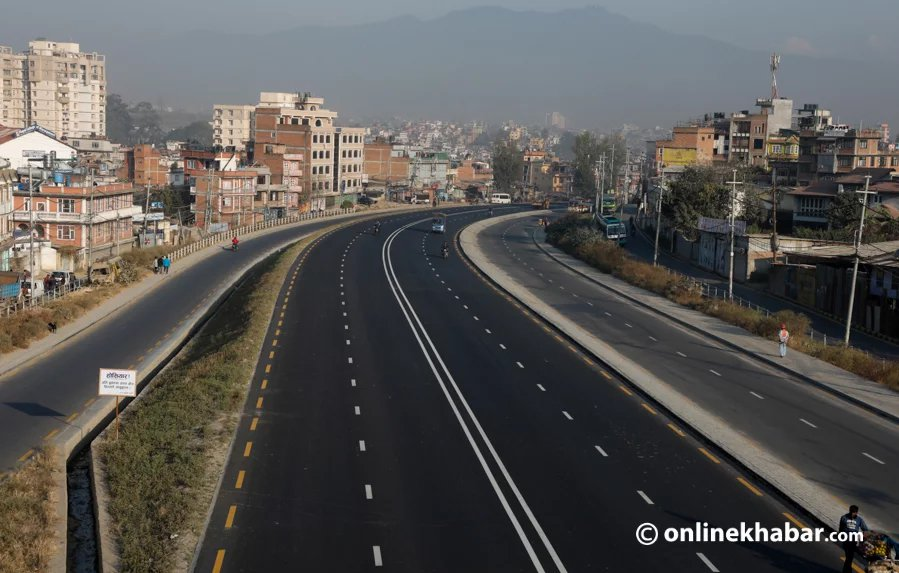
#> input picture cv/aaa.jpg, 899 x 573 px, given in place of road.mp4, which was not available
$ python day2.py
#> lines starting #> are read from the running program, lines starting #| are printed output that depends on the picture; pictures that were not available may be replaced by others from this repository, and a replacement may not be noted
# -*- coding: utf-8 -*-
"""
Created on Thu Jul 30 16:40:42 2020

@author: Admin
"""

import cv2
import imutils

vid = cv2.VideoCapture('road.mp4')
#vid = cv2.VideoCapture("road.mp4") #store in variable

while True:
    ret, frame = vid.read()
#> frame is the input picture: shape (573, 899, 3); mean B, G, R 83.8, 86.3, 88.4
    frame = cv2.resize(frame, (900,900))
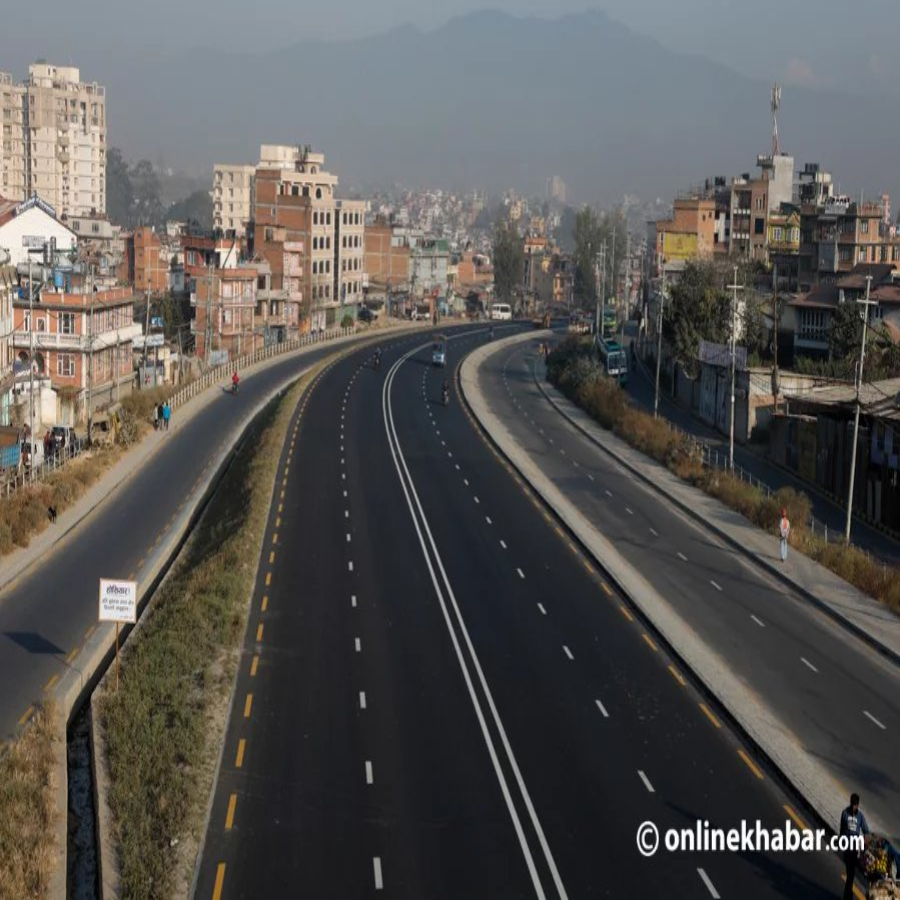
#> frame: shape (900, 900, 3); mean B, G, R 83.7, 86.2, 88.3
    #print(ret)
    gray = cv2.cvtColor(frame, cv2.COLOR_BGR2GRAY)
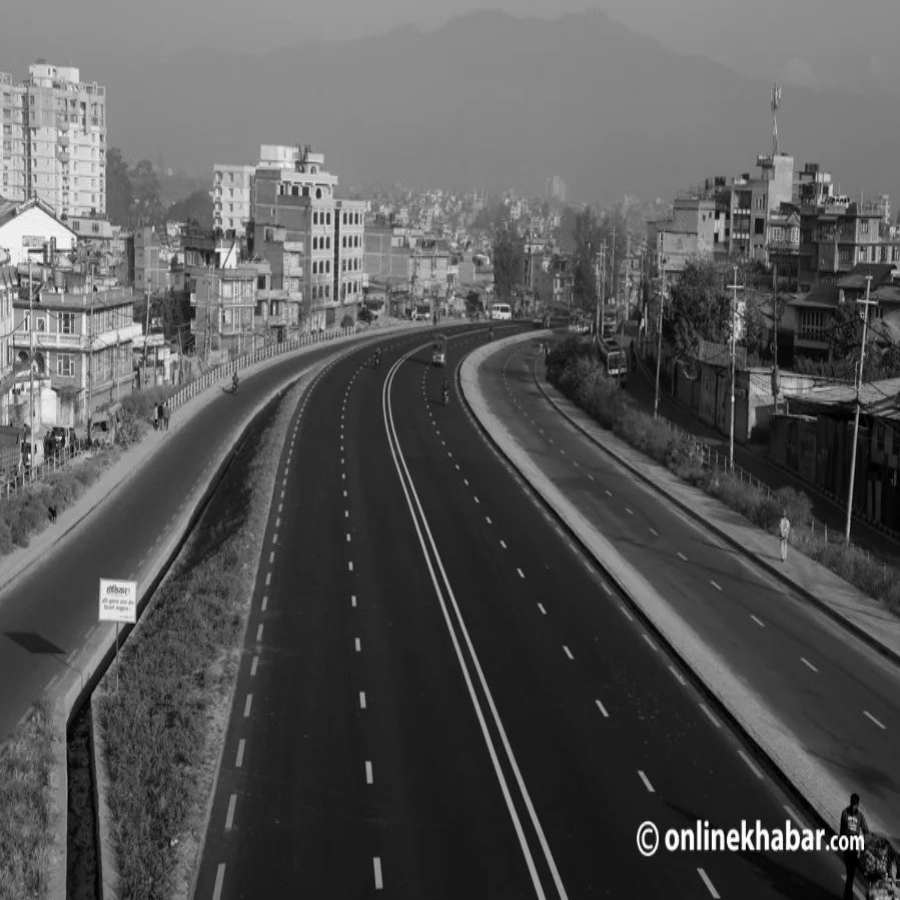
#> gray: shape (900, 900); min 0, max 255, mean 86.5
    blurred = cv2.GaussianBlur(gray, (5,5),0)
    edged = cv2.Canny(blurred, 20,70)
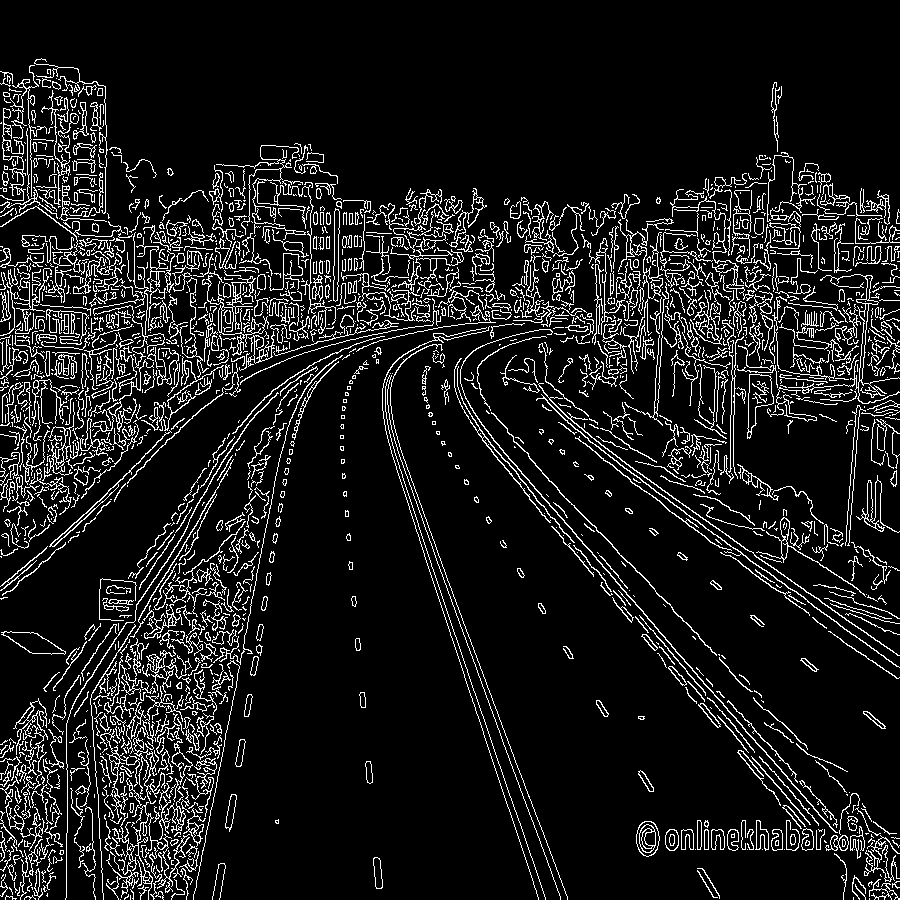
#> edged: shape (900, 900); 10.2% white in thin lines or dots
    cv2.imshow("edged detection", edged)
    #cv2.imshow('gray video', gray)
    cv2.imshow('color video', frame)

    if cv2.waitKey(1) & 0xFF == ord("q"):
#> (key q is pressed here)
        break

$ run again, on cv/bbbb.jpg
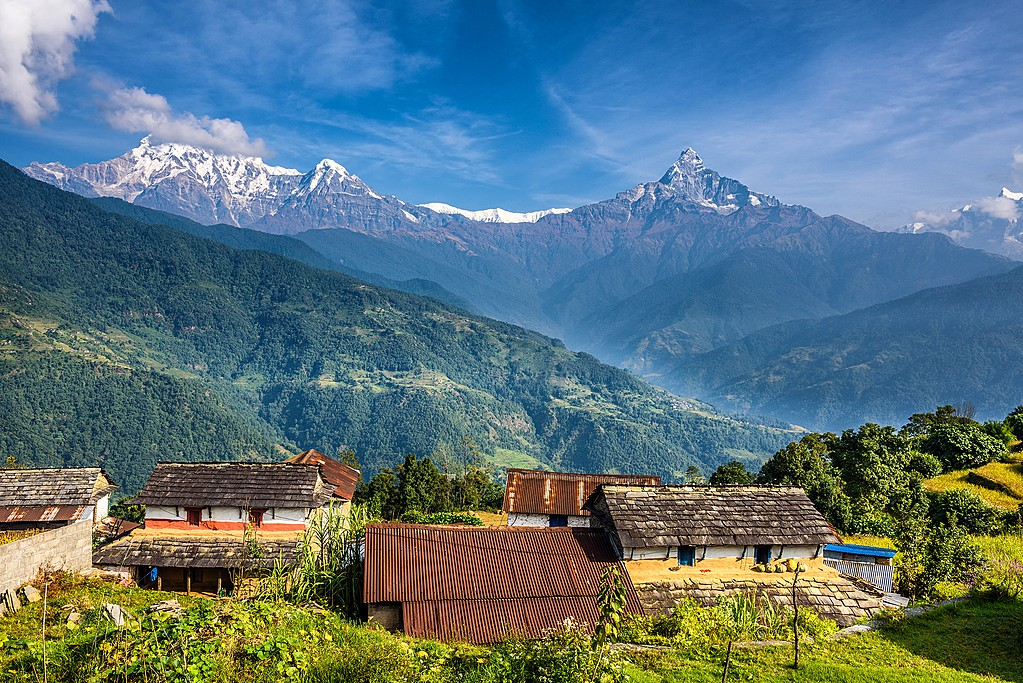
#> input picture cv/bbbb.jpg, 1023 x 683 px, given in place of road.mp4, which was not available
#> frame is the input picture: shape (683, 1023, 3); mean B, G, R 126.3, 116.8, 90.1
#> frame: shape (900, 900, 3)
#> `gray = cv2.cvtColor(frame, cv2.COLOR_BGR2GRAY)`:
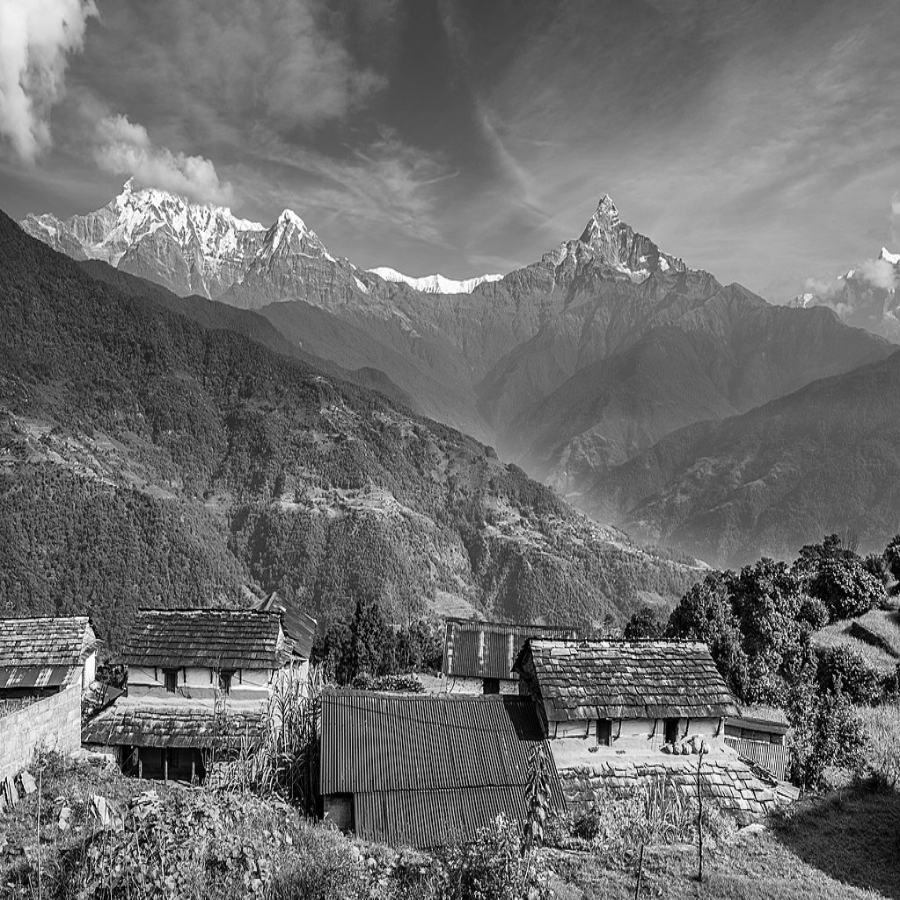
#> gray: shape (900, 900); min 0, max 255, mean 109.8
#> `edged = cv2.Canny(blurred, 20,70)`:
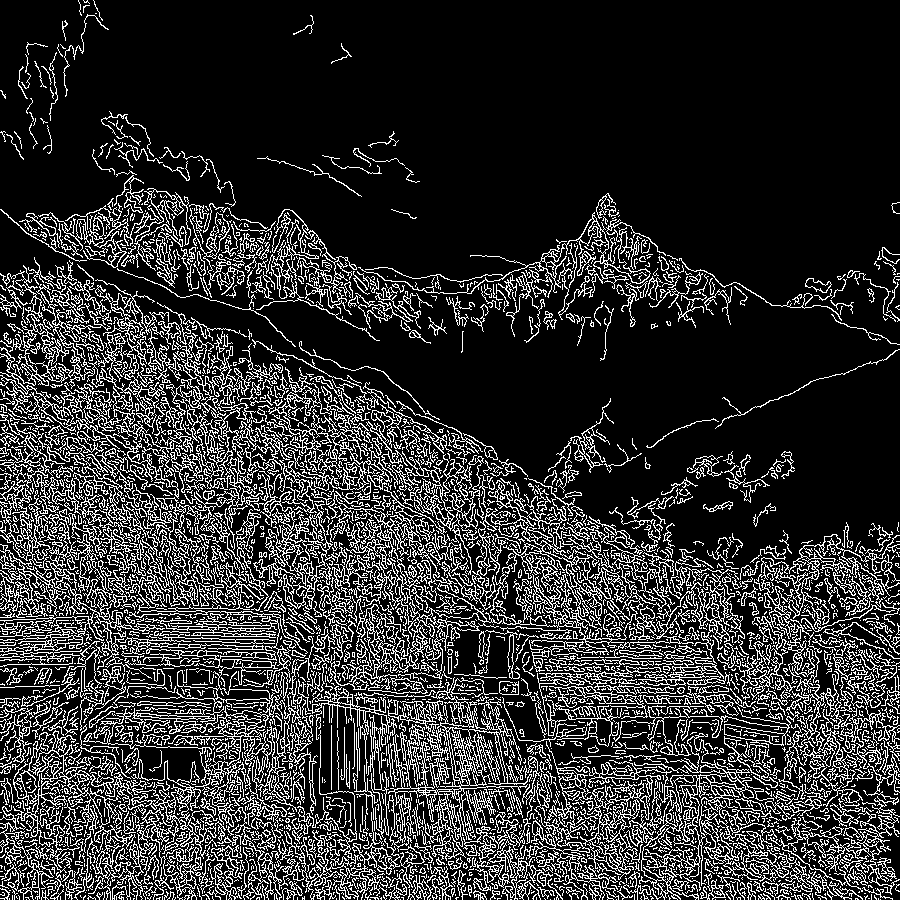
#> edged: shape (900, 900); 19% white in thin lines or dots

$ run again, on cv/page.jpg
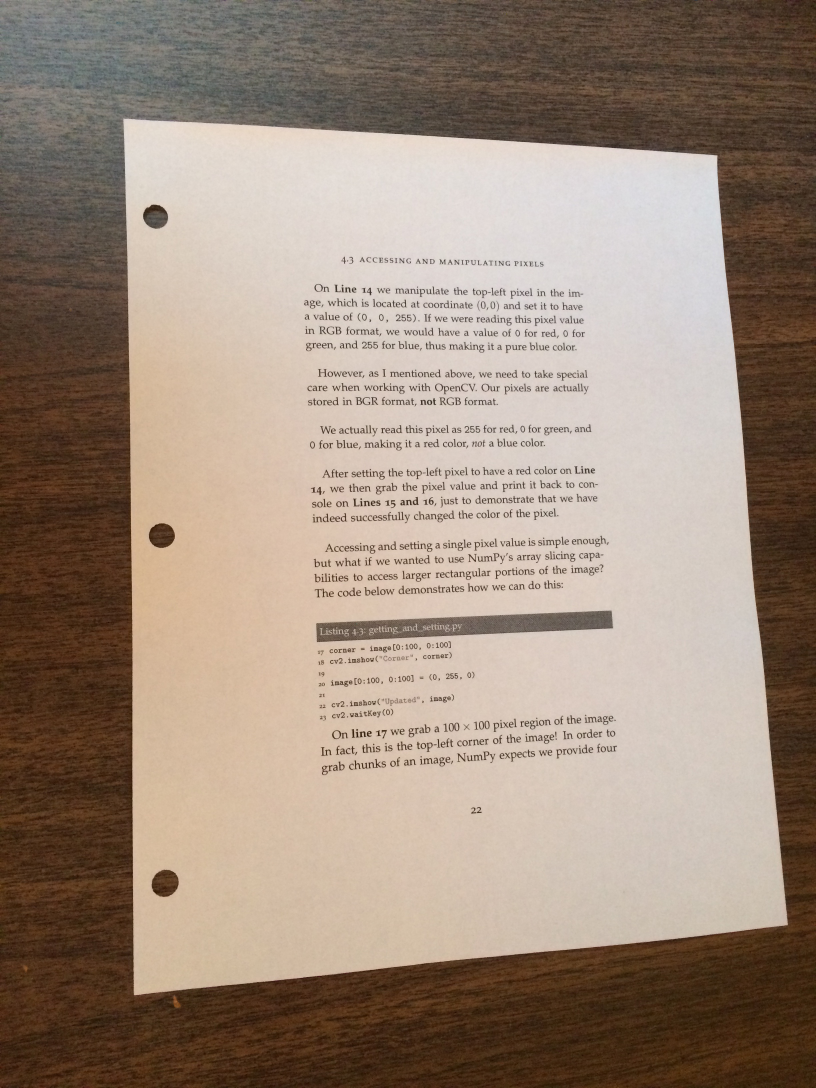
#> input picture cv/page.jpg, 2448 x 3264 px, given in place of road.mp4, which was not available (shown at 1/3 size)
#> frame is the input picture: shape (3264, 2448, 3); mean B, G, R 123.7, 138.6, 156.7
#> frame: shape (900, 900, 3)
#> `gray = cv2.cvtColor(frame, cv2.COLOR_BGR2GRAY)`:
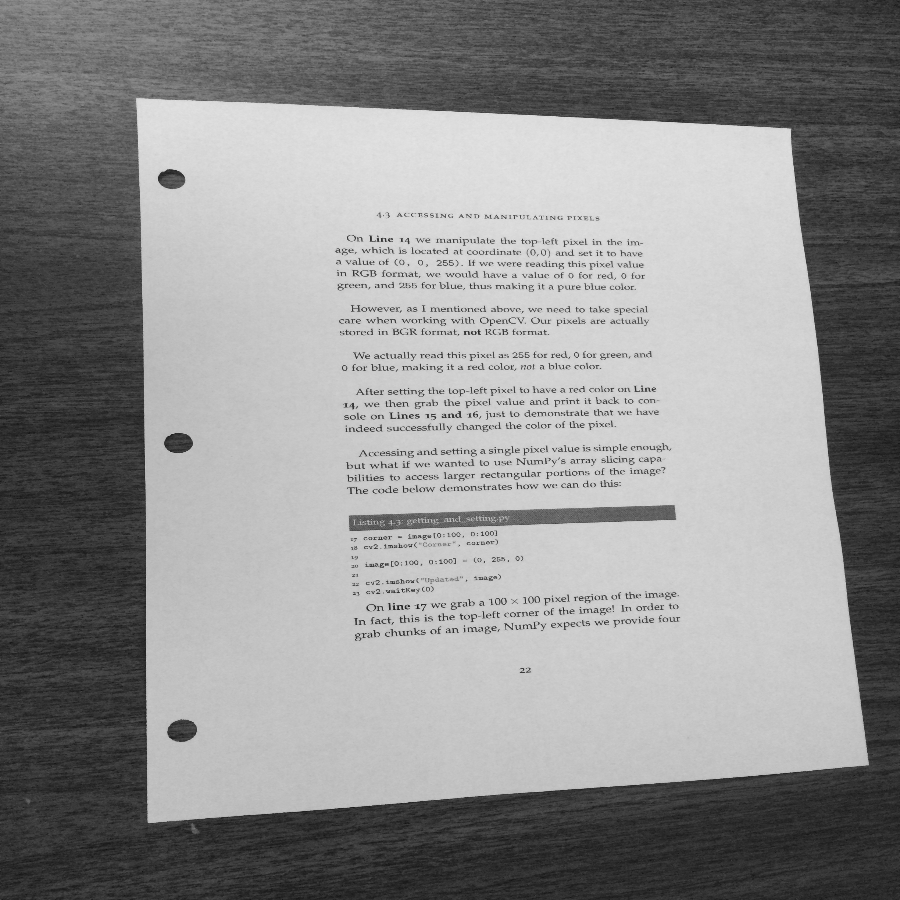
#> gray: shape (900, 900); min 16, max 229, mean 142.3
#> `edged = cv2.Canny(blurred, 20,70)`:
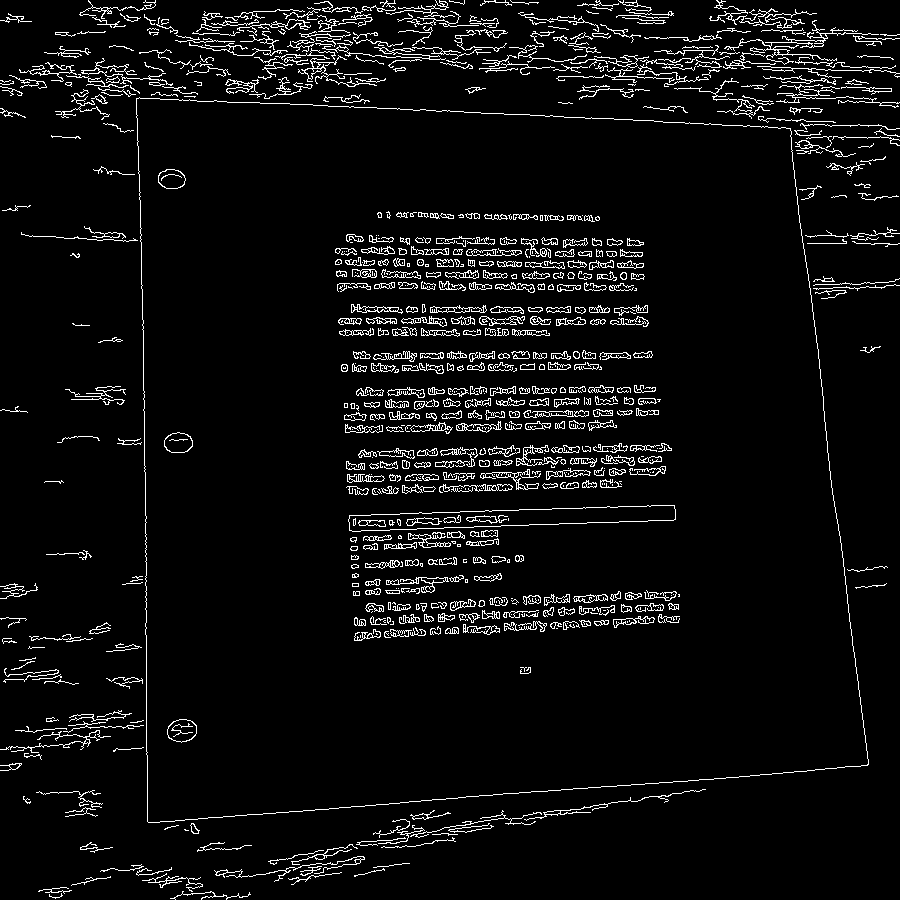
#> edged: shape (900, 900); 5.4% white in thin lines or dots
